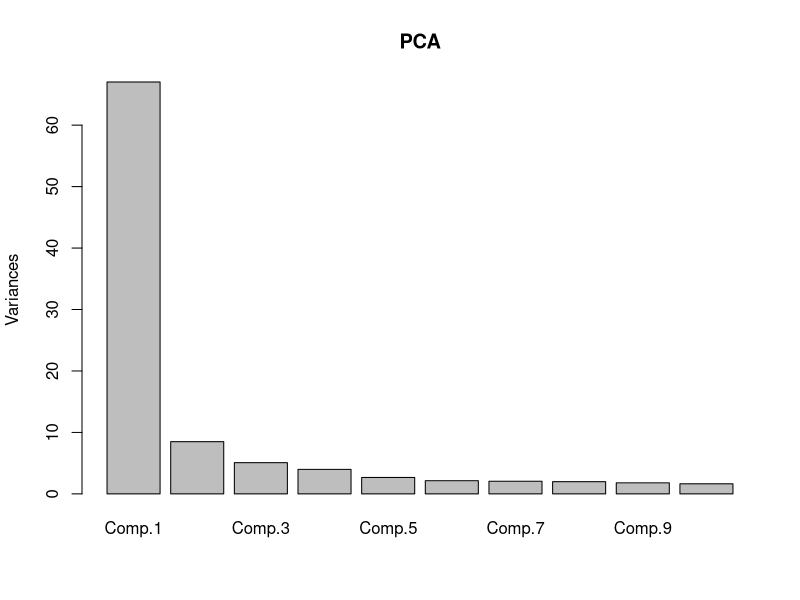
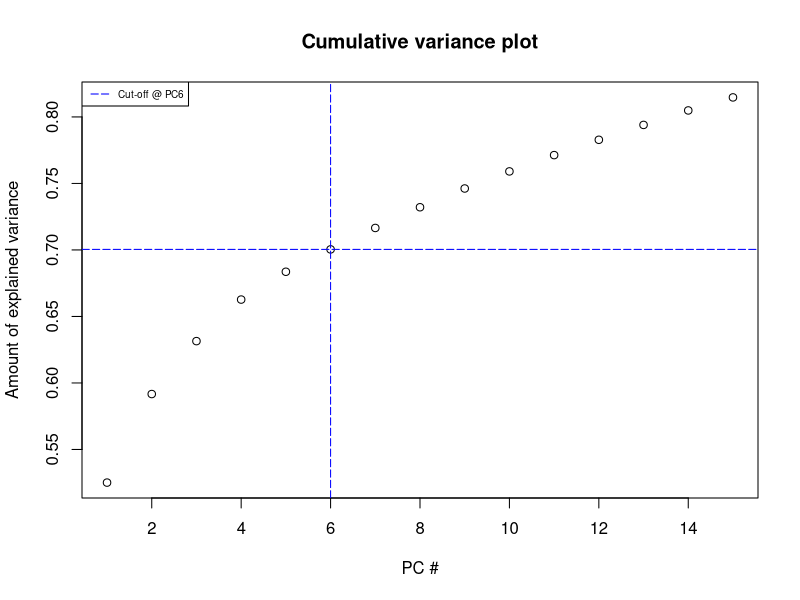

The R source for these figures, in order:
#### Packages ####
# install.packages("readxl")
# install.packages("matrixStats")
# install.packages("xtable")
# install.packages("tidyverse")
# install.packages("fastDummies")

library(readxl) 
library(matrixStats)
library(xtable)
library(tidyverse)
library(fastDummies)

#### Data ####
data_raw <- read_excel("eurostox50.xlsx")  
dates <- as.Date(data_raw$Fecha,format="%Y-%m-%d")

T <- nrow(data_raw)-250  # Matrix length (in sample), excl. one year (250 days)

# In sample
prices <- data_raw[1:T, c(-1)] # Excluding dates
returns <- colDiffs(as.matrix(log(prices)))*100 # Returns (%)
N <- ncol(prices) # Number of companies

# Out of sample
oos_prices <- data_raw[(T+1):nrow(data_raw), c(-1)]
oos_returns <- colDiffs(as.matrix(log(oos_prices)))*100 # Returns (%)
colnames(oos_returns) <- colnames(oos_prices) # Names

#### Description data ####
description <- read_excel("eurostoxx_description.xlsx") # (Alphabetical order)
colnames(returns) <- description$NAME # Names

description$`SECTOR NAME` <- description$`ICB INDUSTRY NAME`

# Regrouping by sector
# Consumer:
description$`SECTOR NAME` <- description$`SECTOR NAME` %>% 
  str_replace("Consumer Goods", "Consumer")
description$`SECTOR NAME` <- description$`SECTOR NAME` %>% 
  str_replace("Consumer Services", "Consumer")

# BM and Industrials:
description$`SECTOR NAME` <- description$`SECTOR NAME` %>% 
  str_replace("Industrials", "BM and Industrials")
description$`SECTOR NAME` <- description$`SECTOR NAME` %>% 
  str_replace("Basic Materials", "BM and Industrials")


# Oil, gas and utilities:
description$`SECTOR NAME` <- description$`SECTOR NAME` %>% 
  str_replace("Utilities", "Oil, gas and utilities")
description$`SECTOR NAME` <- description$`SECTOR NAME` %>% 
  str_replace("Oil & Gas", "Oil, gas and utilities")

# Tech and teleco
description$`SECTOR NAME` <- description$`SECTOR NAME` %>% 
  str_replace("Telecommunications", "Tech and teleco")
description$`SECTOR NAME` <- description$`SECTOR NAME` %>% 
  str_replace("Technology", "Tech and teleco")

# Financials and Health Care remain the same

dummy_sector <- dummy_cols(description$`SECTOR NAME`)
dummy_industry <- dummy_cols(description$`ICB INDUSTRY NAME`)
dummy_core <- cbind(description$CORE, abs(description$CORE - 1)) 
# 1 for EU core (all but Spain, Italy & Finland)



#### Excercise 1 ####


#### Section a) ####

# PCA
pca_returns <- princomp(returns)
pca_scores <- pca_returns$scores
summary(pca_returns)
eigenvectors <- loadings(pca_returns)
pca_main <- eigenvectors[,1:6] # +70% variance explained components
 

plot(pca_returns, main = "PCA")

cumpro <- cumsum(pca_returns$sdev^2 / sum(pca_returns$sdev^2))
plot(cumpro[0:15], xlab = "PC #", ylab = "Amount of explained variance", 
     main = "Cumulative variance plot")
abline(v = 6, col="blue", lty=5)
abline(h = 0.70042015, col="blue", lty=5)
legend("topleft", legend=c("Cut-off @ PC6"),
       col=c("blue"), lty=5, cex=0.6)

k <- 3 # First 3 components
pca_k <- eigenvectors[,1:k] 

# Analysis 
PC1_industrials <- dummy_sector$`.data_BM and Industrials` %*%  pca_k[,1]
PC1_consumer <- dummy_sector$.data_Consumer %*%  pca_k[,1]
PC1_financials <- dummy_sector$.data_Financials %*%  pca_k[,1]
PC1_health <- dummy_sector$`.data_Health Care` %*%  pca_k[,1]
PC1_oil <- dummy_sector$`.data_Oil, gas and utilities` %*%  pca_k[,1]
PC1_tech <- dummy_sector$`.data_Tech and teleco` %*%  pca_k[,1]


PC2_industrials <- dummy_sector$`.data_BM and Industrials` %*%  pca_k[,2]
PC2_consumer <- dummy_sector$.data_Consumer %*%  pca_k[,2]
PC2_financials <- dummy_sector$.data_Financials %*%  pca_k[,2]
PC2_health <- dummy_sector$`.data_Health Care` %*%  pca_k[,2]
PC2_oil <- dummy_sector$`.data_Oil, gas and utilities` %*%  pca_k[,2]
PC2_tech <- dummy_sector$`.data_Tech and teleco` %*%  pca_k[,2]

PC3_industrials <- dummy_sector$`.data_BM and Industrials` %*%  pca_k[,3]
PC3_consumer <- dummy_sector$.data_Consumer %*%  pca_k[,3]
PC3_financials <- dummy_sector$.data_Financials %*%  pca_k[,3]
PC3_health <- dummy_sector$`.data_Health Care` %*%  pca_k[,3]
PC3_oil <- dummy_sector$`.data_Oil, gas and utilities` %*%  pca_k[,3]
PC3_tech <- dummy_sector$`.data_Tech and teleco` %*%  pca_k[,3]

PC_sector <- rbind(c(PC1_industrials, PC2_industrials, PC3_industrials),
                   c(PC1_consumer, PC2_consumer, PC3_consumer),
                   c(PC1_financials, PC2_financials, PC3_financials),
                   c(PC1_health, PC2_health, PC3_health),
                   c(PC1_oil, PC2_oil, PC3_oil),
                   c(PC1_tech, PC2_tech, PC3_tech))
colnames(PC_sector) <- c("PC1", "PC2", "PC3")
rownames(PC_sector) <- c("BM and Industrial", "Consumer", "Financials",
                         "Health Care", "Oil, gas and utilities",
                         "Tech and teleco")
# Results in LaTeX:
#print(xtable(PC_sector, type = "latex"), file = "PC_sector.tex")
print(PC_sector)

PC1_core <- dummy_core[,1] %*%  pca_k[,1]
PC1_nocore <- dummy_core[,2] %*%  pca_k[,1]

PC2_core <- dummy_core[,1] %*%  pca_k[,2]
PC2_nocore <- dummy_core[,2] %*%  pca_k[,2]

PC3_core <- dummy_core[,1] %*%  pca_k[,3]
PC3_nocore <- dummy_core[,2] %*%  pca_k[,3]

PC_country <-  cbind(c(PC1_core, PC1_nocore),  c(PC2_core, PC2_nocore),
                     c(PC3_core, PC3_nocore))
colnames(PC_country) <- c("PC1", "PC2", "PC3")
rownames(PC_country) <- c("Core countries", "No core countries")
# Results in LaTeX:
#print(xtable(PC_country, type = "latex"), file = "PC_country.tex")
print(PC_country)

returns_corr <- cor(returns)


#### Section b) ####

# Weights matrix
PC_w <- matrix(0, nrow = nrow(pca_main), ncol = ncol(pca_main))
beta_PC <- rep(0, ncol(pca_main))
for (i in 1:ncol(pca_main)) {
  PC_w[,i] <- pca_main[,i] / sum(pca_main[,i])
  beta_PC[i] <- description$BETA %*% PC_w[,i]
}

# PC portfolios analysis
PC_portfolio <- oos_returns %*% PC_w 

mean_PC <- colMeans(PC_portfolio)
sd_PC <- colSds(PC_portfolio)


#### Section c) ####

# Sector portfolio
sector_portfolio <- matrix(0, nrow = nrow(oos_returns), 
                           ncol = (ncol(dummy_sector) - 1))

beta_sector <- rep(0, (ncol(dummy_sector) - 1))
for (i in 1:(ncol(dummy_sector) - 1)) {
  sector_portfolio[,i] <- oos_returns %*% dummy_sector[,1+i] 
  beta_sector[i] <- (description$BETA %*% dummy_sector[,1+i]) / 
  colSums(dummy_sector[1+i])
}

mean_sector <- colMeans(sector_portfolio)
sd_sector <- colSds(sector_portfolio)


# Equally weighted portfolio
eqw_port <- rep(0, nrow = nrow(oos_returns), ncol = N)
for (i in 1:nrow(oos_returns)) {
  eqw_port[i] <- sum(oos_returns[i,])/N
}

mean_eqw <- mean(eqw_port)
sd_eqw <- sd(eqw_port)
beta_eqw <- mean(description$BETA)

# Sharpe ratio

r = 0 # Risk-free rate

sharpe_pc <- rep(0, ncol(pca_main))
for (i in 1:length(sharpe_pc)) {
  sharpe_pc[i] <- (mean_PC[i] - r) / sd_PC[i]
}

sharpe_sector <- rep(0, (ncol(dummy_sector) - 1))
for (i in 1:length(sharpe_sector)) {
  sharpe_sector[i] <- (mean_sector[i] - r) / sd_sector[i]
}

sharpe_eqw <- (mean_eqw - r) / sd_eqw


# Treynor ratio

treynor_pc <- rep(0, k)
for (i in 1:length(treynor_pc)) {
  treynor_pc[i] <- (mean_PC[i] - r) / beta_PC[i]
}

treynor_sector <- rep(0, (ncol(dummy_sector) - 1))
for (i in 1:length(sharpe_sector)) {
  treynor_sector[i] <- (mean_sector[i] - r) / beta_sector[i]
}

treynor_eqw <- (mean_eqw - r) / beta_eqw


## Results

results_1c <- rbind(c(mean_PC, mean_sector, mean_eqw),
                   c(sd_PC, sd_sector, sd_eqw),
                   c(sharpe_pc, sharpe_sector, sharpe_eqw),
                   c(treynor_pc, treynor_sector, treynor_eqw))
rownames(results_1c) <- c("Mean returns", "Sdev", "Sharpe", "Treynor")
colnames(results_1c) <- c("PC1", "PC2", "PC3", "PC4", "PC5", "PC6",
                          "BM and Industrial", "Consumer", "Financials", 
                          "Health Care", "Oil, gas and utilities",
                         "Tech and teleco", "Equally weighted")
# Results in LaTeX:
#print(xtable(results_1c[,1:6], type = "latex"), file = "results_1c_1.tex")
#print(xtable(results_1c[,7:13], type = "latex"), file = "results_1c_2.tex")
print(results_1c)


#### Excercise 2 ####


# Section a) #
k <- 4 # +65% variance explained components (Comp. 4: 66.269812%)
pca_f65 <- pca_scores[,1:k] 


#### Section b) ####
# Estimation

X <-  cbind(rep(1,T), pca_f65) # X
XX <-  crossprod(X) # X'X

G <-  solve(XX) %*% crossprod(X, returns) # (X'X)^{-1} X'R. Parameters
B <-  G[2:(k+1),] # Betas
E <-  returns - X %*% G # Errors = R - X\Beta

# Error variance
diagD <-  diag(crossprod(E)/(T-(k+1))) # \sigma^2 = e'e/(T-(k+1))

# R2
sumSquares = apply(returns, 2, function(x) {sum( (x - mean(x))^2 )})
R_square = 1 - (T-(k+1))*diagD/sumSquares

# Variance decomposition
var_f <- var(pca_f65) # Factors (\Omega)
var_sys <-  t(B) %*% var_f %*% B # Systematic (B'\Omega B)
var_idio <- diag(diagD) # Idiosyncratic (\Psi)
cov <-  var_sys + var_idio # Var-Cov matrix
cor <-  cov2cor(cov) # Correlation matrix

# Weights matrix
industry_w <- matrix(0, nrow = N, ncol = (ncol(dummy_industry) - 1)) 
for (i in 1:ncol(industry_w)) {
  industry_w[,i] <- dummy_industry[,1+i]/colSums(dummy_industry[1+i]) 
}

country_w <- matrix(0, nrow = N, ncol = ncol(dummy_core)) 
for (i in 1:ncol(dummy_core)) {
  country_w[,i] <- dummy_core[,i]/sum(dummy_core[,i]) 
}

# First 3 sectors: BM and Industrials, Consumer and Financials
W <- cbind(country_w, industry_w[,c(2, 4, 6)], rep(1/N, N)) 
colnames(W) <- c("Core", "Non core", "Consumer Goods", "Financials", 
                 "Industrials", "Equally weighted")
rownames(W) <- description$NAME


B_all <-  G[2:(k+1),] %*% W
rownames(B_all) <- c("Beta 1", "Beta 2", "Beta 3", "Beta 4")
var_sys_all <-  t(diag(t(B_all) %*% var_f %*% B_all))
rownames(var_sys_all) <- "Sys var"
var_idio_all <- t(diag(t(W ) %*% diag(diagD) %*% W))
rownames(var_idio_all) <- "Idio var"
total_var <- var_sys_all + var_idio_all
rownames(total_var) <- "Total var"

var_sys_all_perc <- (var_sys_all/total_var)*100
var_idio_all_perc <- (var_idio_all/total_var)*100

results_2 <- rbind(B_all, total_var, var_sys_all_perc, var_idio_all_perc)
# Results in LaTeX:
#print(xtable(results_2, type = "latex"), file = "results_2.tex")
print(results_2)


risk_sys_all <- sqrt(var_sys_all/T)
rownames(risk_sys_all) <- "Systematic risk"
risk_idio_all <- sqrt(var_idio_all/T)
rownames(risk_idio_all) <- "Idiosyncratic risk"
total_risk <- risk_sys_all + risk_idio_all
rownames(total_risk) <- "Total risk"

results_2risk <- rbind(total_risk, risk_sys_all, risk_idio_all)
# Results in LaTeX:
#print(xtable(results_2risk, type = "latex"), file = "results_2risk.tex")
print(results_2risk)

#### Section c) ####
I <- 1000 # Investment in each portfolio
W2 <- W * I 

B_all2 <-  G[2:(k+1),] %*% W2
rownames(B_all2) <- c("Beta 1", "Beta 2", "Beta 3", "Beta 4")
var_sys_all2 <-  t(diag(t(B_all2) %*% var_f %*% B_all2))
rownames(var_sys_all2) <- "Sys var"
var_idio_all2 <- t(diag(t(W2 ) %*% diag(diagD) %*% W2))
rownames(var_idio_all2) <- "Idio var"
total_var2 <- var_sys_all2 + var_idio_all2
rownames(total_var2) <- "Total var"

var_sys_all2_perc <- (var_sys_all2/total_var2)*100
var_idio_all_perc <- (var_idio_all2/total_var2)*100

results_2c <- rbind(B_all2, total_var2, var_sys_all2_perc, var_idio_all_perc)
# Results in LaTeX:
#print(xtable(results_2c, type = "latex"), file = "results_2c.tex")
print(results_2c)

risk_sys_all2 <- sqrt(var_sys_all2/T)
rownames(risk_sys_all2) <- "Systematic risk"
risk_idio_all2 <- sqrt(var_idio_all2/T)
rownames(risk_idio_all2) <- "Idiosyncratic risk"
total_risk2 <- risk_sys_all2 + risk_idio_all2
rownames(total_risk2) <- "Total risk"

results_2crisk <- rbind(total_risk2, risk_sys_all2, risk_idio_all2)
# Results in LaTeX:
#print(xtable(results_2crisk, type = "latex"), file = "results_2crisk.tex")
print(results_2crisk)

#### Excercise 3 ####
# Section a)
# BARRA Model

# Dummies for firm size, dividend rates and betas
dummy_size <- as.numeric(median(description$`MARKET VAL BY CO.`) < 
                          description$`MARKET VAL BY CO.`) # Greater firms
dummy_div <- as.numeric(median(description$`DIV RATE UNADJUST`) < 
                      description$`DIV RATE UNADJUST`) # Greater dividends
dummy_beta <- as.numeric(description$BETA > 1) # Greater betas (More agressive)

B_barra <- as.matrix(cbind(dummy_industry[, -1], dummy_core[,-2], dummy_size,
                           dummy_div, dummy_beta))

                     
nfactors <- length(B_barra[1,])
BB_barra <- crossprod(B_barra)

# Parameters
G_barra <- solve(BB_barra) %*% crossprod(B_barra, t(returns))
factors_barra <- G_barra
E_barra <- t(returns) - B_barra %*% factors_barra

# Error variance
diagD_barra <-  diag(crossprod(t(E_barra))/(T-(nfactors+1))) 
# \sigma^2 = ee'/(T-(k+1))
# diagD_barra[21] <- mean(diagD_barra) # To fix multicollinearity. Not used

# R2
sumSquares_barra = apply(returns, 2, function(x) {sum( (x - mean(x))^2 )})
R_square_barra = 1 - (T-(nfactors+1))*diagD_barra/sumSquares_barra

# Variance decomposition
var_f_barra <- var(t(factors_barra)) # Var-Cov matrix
var_sys_barra <-  B_barra %*% var_f_barra %*% t(B_barra) # Systematic(B\Omega B')
var_idio_barra <- diag(diagD_barra) # Idiosyncratic (\Psi)
cov_barra <- var_sys_barra + var_idio_barra # Covariance matrix
cor_barra <-  cov2cor(var_f_barra) # Correlation matrix


# Cross-section model results
B_barra_all <-  t(B_barra) %*% W
rownames(B_barra_all) <- c("BM", "Goods", "Services", "Financials", "Health",
                           "Industrials", "Oil", "Tech", "Teleco", "Utilities",
                           "Core", "Size", "Dividend", "Beta") 
var_sys_all_barra <-  t(diag(t(B_barra_all) %*% var_f_barra %*% B_barra_all))
rownames(var_sys_all_barra) <- "Sys var"
var_idio_all_barra <- t(diag(t(W) %*% diag(diagD_barra) %*% W))
rownames(var_idio_all_barra) <- "Idio var"
total_var_barra <- var_sys_all_barra + var_idio_all_barra
rownames(total_var_barra) <- "Total var"

var_sys_all_barra_perc <- (var_sys_all_barra/total_var_barra)*100
var_idio_all_barra_perc <- (var_idio_all_barra/total_var_barra)*100


results_3a <- rbind(total_var_barra, var_sys_all_barra_perc, 
                    var_idio_all_barra_perc, B_barra_all)

# Results in LaTeX:
#print(xtable(results_3a, type = "latex"), file = "results_3a.tex")
print(results_3a)


risk_sys_all_barra <- sqrt(var_sys_all_barra/T)
rownames(risk_sys_all_barra) <- "Systematic risk"
risk_idio_all_barra <- sqrt(var_idio_all_barra/T)
rownames(risk_idio_all_barra) <- "Idiosyncratic risk"
total_risk_barra <- risk_sys_all_barra + risk_idio_all_barra
rownames(total_risk_barra) <- "Total risk"

results_3arisk <- rbind(total_risk_barra, risk_sys_all_barra, risk_idio_all_barra)
# Results in LaTeX:
#print(xtable(results_3arisk, type = "latex"), file = "results_3arisk.tex")
print(results_3arisk)


#### GLS DOESN'T WORK ####

# var_idio_barra_inv <- solve(var_idio_barra) # Heteroskedasticity correction
# 
# #GLS estimation
# G_gls <-  solve(t(B_barra) %*% var_idio_barra_inv %*% B_barra)  %*% t(B_barra) %*% 
#   var_idio_barra_inv %*% t(returns)
# factors_gls <-  G_gls
# E_gls <-  t(returns) - B_barra %*% G_gls
# 
# # Error variance
# diagD_gls <-  diag(crossprod(t(E_gls)/(N-(nfactors+1))))
# 
# # Var-cov matrices
# var_f_gls <- var(t(factors_gls))  # Factors
# var_sys_gls <-  t(factors_gls) %*% var_f_gls %*% (factors_gls) # Systematic 
# var_idio_gls <- diag(diagD_gls) # Idiosyncratic
# 
# cov_gls <-  var_sys_gls + diag(var_idio_gls) # Covariance
# cor_gls <-  cov2cor(cov_gls) # Correlation
# 
# 
# # GLS results
# B_barra_all <-  t(B_barra) %*% W
# rownames(B_barra_all) <- c("BM", "Goods", "Services", "Financials", "Health",
#                            "Industrials", "Oil", "Tech", "Teleco", "Utilities",
#                            "Core", "Size", "Dividend", "Beta")
# var_sys_all_gls <-  t(diag(t(B_barra_all) %*% var_f_gls %*% B_barra_all))
# rownames(var_sys_all_gls) <- "Sys var"
# var_idio_all_gls <- t(diag(t(W) %*% diag(diagD_gls) %*% W))
# rownames(var_idio_all_gls) <- "Idio var"
# total_var_gls <- var_sys_all_gls + var_idio_all_gls
# rownames(total_var_gls) <- "Total var"
# 
# var_sys_all_gls_perc <- (var_sys_all_gls/total_var_gls)*100
# var_idio_all_gls_perc <- (var_idio_all_gls/total_var_gls)*100
# 
# results_3a_gls <- rbind(total_var_gls, var_sys_all_gls_perc, 
#                         var_idio_all_gls_perc, B_barra_all)
# # Results in LaTeX:
# #print(xtable(results_3a_gls, type = "latex"), file = "results_3a_gls.tex")
# print(results_3a_gls)
# 
# 
# risk_sys_all_gls <- sqrt(var_sys_all_gls/T)
# rownames(risk_sys_all_gls) <- "Systematic risk"
# risk_idio_all_gls <- sqrt(var_idio_all_gls/T)
# rownames(risk_idio_all_gls) <- "Idiosyncratic risk"
# total_risk_gls <- risk_sys_all_gls + risk_idio_all_gls
# rownames(total_risk_gls) <- "Total risk"
# 
# results_3a_glsrisk <- rbind(total_risk_gls, risk_sys_all_gls, risk_idio_all_gls)
# # Results in LaTeX:
# #print(xtable(results_3a_glsrisk, type = "latex"), file = "results_3a_glsrisk.tex")
# print(results_3a_glsrisk)


#### Section b) ####
# Cross-section model results
B_barra_all2 <-  t(B_barra) %*% W2
rownames(B_barra_all2) <- c("BM", "Goods", "Services", "Financials", "Health",
                            "Industrials", "Oil", "Tech", "Teleco", "Utilities",
                            "Core", "Size", "Dividend", "Beta")
var_sys_all_barra2 <-  t(diag(t(B_barra_all2) %*% var_f_barra %*% B_barra_all2))
rownames(var_sys_all_barra2) <- "Sys var"
var_idio_all_barra2 <- t(diag(t(W2) %*% diag(diagD_barra) %*% W2))
rownames(var_idio_all_barra2) <- "Idio var"
total_var_barra2 <- var_sys_all_barra2 + var_idio_all_barra2
rownames(total_var_barra2) <- "Total var"

var_sys_all_barra2_perc <- (var_sys_all_barra2/total_var_barra2)*100
var_idio_all_barra2_perc <- (var_idio_all_barra2/total_var_barra2)*100

results_3b <- rbind(total_var_barra2, var_sys_all_barra2_perc, 
                    var_idio_all_barra2_perc, B_barra_all2)
# Results in LaTeX:
#print(xtable(results_3b, type = "latex"), file = "results_3b.tex")
print(results_3b)


risk_sys_all_barra2 <- sqrt(var_sys_all_barra2/T)
rownames(risk_sys_all_barra2) <- "Systematic risk"
risk_idio_all_barra2 <- sqrt(var_idio_all_barra2/T)
rownames(risk_idio_all_barra2) <- "Idiosyncratic risk"
total_risk_barra2 <- risk_sys_all_barra2 + risk_idio_all_barra2
rownames(total_risk_barra2) <- "Total risk"

results_3brisk <- rbind(total_risk_barra2, risk_sys_all_barra2, 
                        risk_idio_all_barra2)
# Results in LaTeX:
#print(xtable(results_3brisk, type = "latex"), file = "results_3brisk.tex")
print(results_3brisk)

# # GLS results
# B_barra_all2 <-  t(B_barra) %*% W2
# rownames(B_barra_all2) <- c("BM", "Goods", "Services", "Financials", "Health",
#                             "Industrials", "Oil", "Tech", "Teleco", "Utilities",
#                             "Core", "Size", "Dividend", "Beta")
# var_sys_all_gls2 <-  t(diag(t(B_barra_all2) %*% var_f_gls %*% B_barra_all2))
# rownames(var_sys_all_gls2) <- "Systematic risk"
# var_idio_all_gls2 <- t(diag(t(W2) %*% diag(diagD_gls) %*% W2))
# rownames(var_idio_all_gls2) <- "Idiosyncratic risk"
# total_var_gls2 <- var_sys_all_gls2 + var_idio_all_gls2
# rownames(total_var_gls2) <- "Total risk"
# 
# results_3b_gls <- rbind(total_var_gls2, var_sys_all_gls2, var_idio_all_gls2,
#                     B_barra_all2)
# # Results in LaTeX:
# #print(xtable(results_3b_gls, type = "latex"), file = "results_3b_gls.tex")
# print(results_3b_gls)
